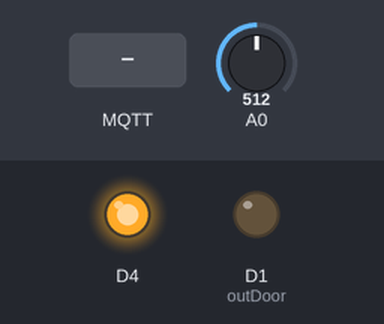
Bench run of a sketch on a simulated ESP8266 (NodeMCU). Parts: output pins drawn as LEDs (lit = HIGH). The inputs (shaded band) are chosen by the test bench; at power-on: A0 = 512. WiFi joins after 1.5 s; servers stay silent unless stated; no MQTT or app messages arrive unless stated; what the sketch prints to the serial monitor is not drawn.

Above: at 2.7 s.
2.8 s: MQTT message "open" arrives on the third subscribed topic
At 3.2 s:
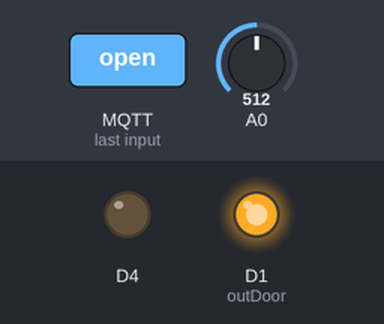
4.8 s: MQTT message "door" arrives on the first subscribed topic
6.3 s: MQTT message "open" arrives on the first subscribed topic
Timing chart, 0 to 9.3 s (numbered marks = the images above; inputs shaded):
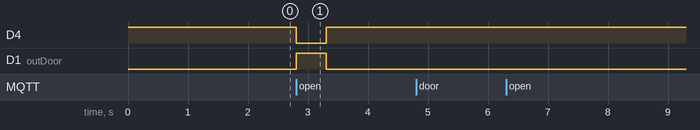

Measured:
- after the input at 2.8 s, D4: HIGH → LOW at once, → HIGH 0.50 s later; D1 (outDoor): LOW → HIGH at once, → LOW 0.50 s later

The sketch:

My_Home.ino
```cpp
#include <ESP8266WiFi.h>
#include <PubSubClient.h>
#define D1 5
#define outDoor D1
#define n 10 //numero de pontos da média móvel

const char* ssid = "TIM WiFi Fon";
const char* password = "estoucomfome";

const char *mqtt_server = "m11.cloudmqtt.com"; //"192.168.1.10 //"m11.cloudmqtt.com";
const int mqtt_port = 14458; //1883; //14458
const char *mqtt_user = "jgojknep"; //"localBroker"; //jgojknep
const char *mqtt_pass = "muJlxlc58d0v"; //"1234"; //"muJlxlc58d0v"

const char *mqtt_client_name = "arduinoClient1"; // Client connections cant have the same connection name

WiFiClient espClient;
PubSubClient client(espClient);
long lastMsg = 0;
int lastTemp, temp;
long now;
char msg[50];

const char *topics[] = {"keepAlive", "outTopic", "door", "temp", "mode"};
int numTopics;
String message;

int numbers[n];
long moving_avg();

void setup() {
  pinMode(BUILTIN_LED, OUTPUT);     // Initialize the BUILTIN_LED pin as an output
  pinMode(A0, INPUT);
  digitalWrite(BUILTIN_LED, HIGH);
  Serial.begin(115200);
  for (int i = 0; i < 200; i++){moving_avg(analogRead(A0));}
  temp = getTemp(moving_avg(analogRead(A0)));
  numTopics = (sizeof(topics) / sizeof(char*)) - 1;
  pinMode(outDoor, OUTPUT);
  digitalWrite(outDoor, LOW);
  delay(10);
  setup_wifi();
  client.setServer(mqtt_server, mqtt_port);
  client.setCallback(callback);
}

void setup_wifi() {
  delay(10);
  // We start by connecting to a WiFi network
  Serial.println();
  Serial.print("Connecting to ");
  Serial.println(ssid);

  WiFi.begin(ssid, password);

  while (WiFi.status() != WL_CONNECTED) {
    delay(500);
    Serial.print(".");
  }
  Serial.println("");
  Serial.println("WiFi connected");
  Serial.println("IP address: ");
  Serial.println(WiFi.localIP());
}

void callback(char* topic, byte* payload, unsigned int length) {
  digitalWrite(BUILTIN_LED, LOW);
  Serial.print("Message arrived [");
  Serial.print(topic);
  Serial.print("] ");
  payload[length] = '\0';
  message = String((char*)payload);
  Serial.println(message);
  if (String(topic) == "door" && message == "open") {
    Serial.println("Requisição para abrir portão");
    digitalWrite(outDoor, HIGH);
    delay(500);
    client.publish("door", "openSucess" );

    digitalWrite(outDoor, LOW);
  } else if (String(topic) == "keepAlive") {
    if (message == "NodeMcu/check" || message == "check") {
      client.publish("keepAlive", "NodeMcu/Alive");
      Serial.println("Send Keep Alive");
    }
  }else if (String(topic) == "temp"){
    if (message =="getTemp"){
      publishTemp(lastTemp);
      Serial.println("Send Temp");
    }
  }
  digitalWrite(BUILTIN_LED, HIGH);
}

void reconnect() {
  // Loop until we're reconnected
  while (!client.connected()) {
    Serial.print("Attempting MQTT connection...");
    // Attempt to connect
    if (client.connect(mqtt_client_name, mqtt_user, mqtt_pass)) {
      Serial.println("connected");
      // Once connected, publish an announcement...
      client.publish("keepAlive", "NodeMcu/Alive");
      publishTemp(temp);
      // ... and resubscribe
      for (int i = 0; i <= numTopics; i++) {
        client.subscribe(topics[i]);
      }
    } else {
      Serial.print("failed, rc=");
      Serial.print(client.state());
      Serial.println(" try again in 5 seconds");
      // Wait 5 seconds before retrying
      delay(5000);
    }
  }
}

void loop() {
  if (!client.connected()) {
    reconnect();
  }
  client.loop();
  now = millis();
  if (now - lastMsg > 60*1000) {
    lastMsg = now;
    temp = getTemp(moving_avg(analogRead(A0)));
    if (lastTemp != temp){
      lastTemp = temp;
      publishTemp(temp);
    }else{
      Serial.print("Temperatura: ");
      Serial.print(temp);
      Serial.println("°C");
    }
  }
}

void publishTemp(int value) {
  String temp = String(value);
  String msg = "tempInter/";
  msg += temp;
  char message[58];
  msg.toCharArray(message, 58);
  client.publish("temp", message);
}

float getTemp(int value){
  float temperature = (value * 285.0f) / 1023.0f;
  return temperature;
}

long moving_avg(int value){
  for(int i = n-1; i>0; i--){numbers[i] = numbers[i-1];}
  numbers[0] = value;
  long acc = 0;
  for (int i = 0; i < n; i++){acc += numbers[i];}
  return acc/n;
}
```
